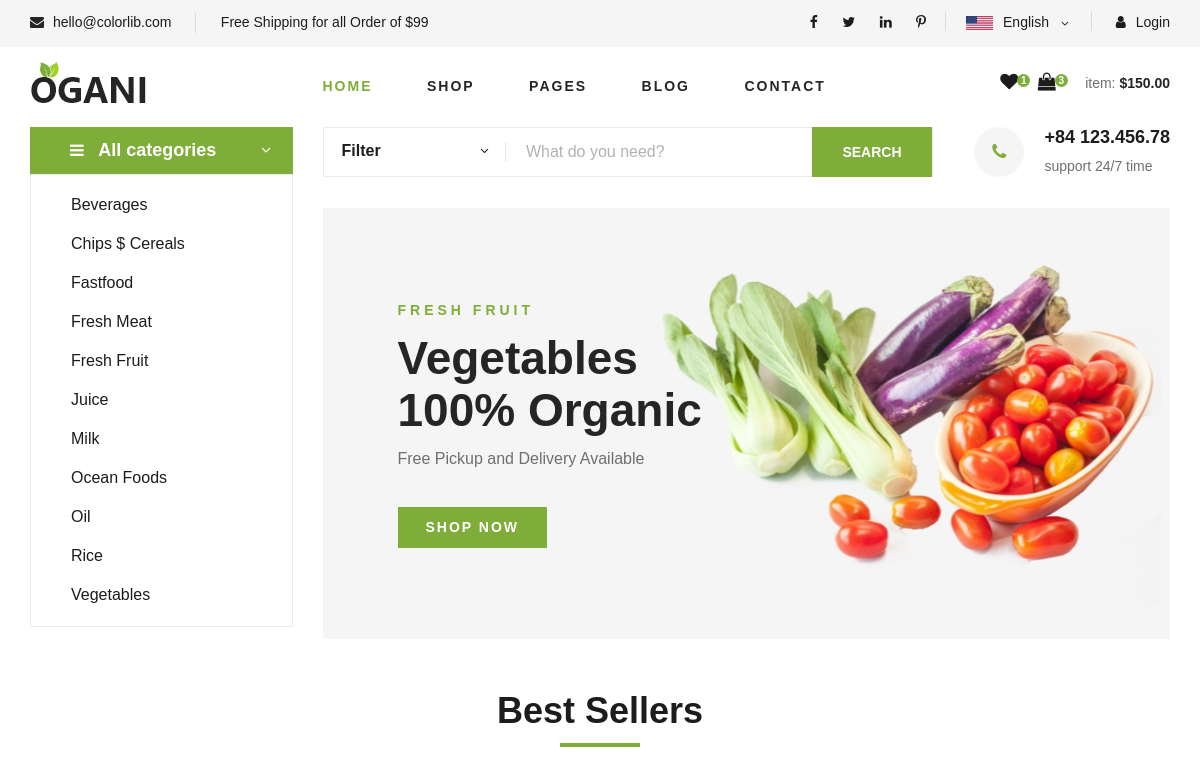
Before: / (upper part) with the older database file.
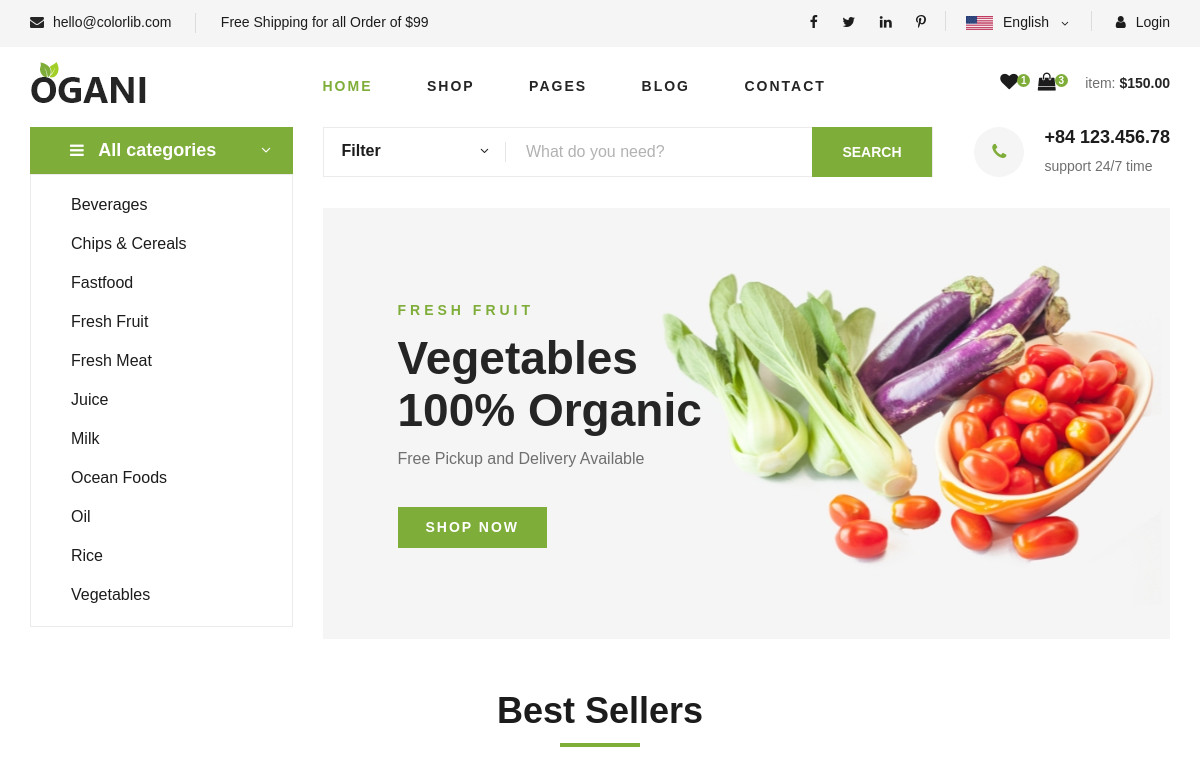
After: the same page with the newer database file.
### tables this page shows
CREATE TABLE `category` (
  `id_category` varchar(100) NOT NULL,
  `name_category` varchar(100) NOT NULL DEFAULT 'Default name'
);

### mvc/core/Controller.php (called while the page is built, shortened)
<?php
class Controller{
    final public function view($view, $data = []){
        require_once "./mvc/views/".$view.".php";
    }
}
?>

### mvc/controllers/Home.php (called while the page is built)
<?php
class Home extends Controller{
    public function action(){
        $category_list = $this->model("Category");
        $latest_item_list = $this->model("Item");
        $this->view("Master1", array(
            "page"=>"home",
            "category_list"=>$category_list->get_all_categories(),
            "latest_item_list"=>$latest_item_list->get_latest_items()
        ));
    }
}
?>

### mvc/core/App.php (called while the page is built, shortened)
<?php
class App{
    protected $action = "Action";
    final public function __construct(){
        $arr = $this->url_process();
        $this->controller = new $this->controller;
        $this->params = $arr?array_values($arr):[];
        call_user_func_array([$this->controller, $this->action], $this->params);
    }
}
?>

### index.php (called while the page is built, shortened)
<?php
$app = new App();
?>

### mvc/core/Database.php (called while the page is built, shortened)
<?php
class Database{
    protected $servername = "localhost";
    protected $username = "root";
    protected $password = "";
    final public function __construct(){
        $this->conn = mysqli_connect($this->servername, $this->username, $this->password);
    }
}
?>

### mvc/models/Category.php (called while the page is built)
<?php
class Category extends Database{
    public function get_all_categories(){
        $sql = "SELECT * FROM category";
        $array_result = array();
        $sql_result = mysqli_query($this->conn, $sql);
        if($sql_result){
            while($row = mysqli_fetch_assoc($sql_result)){
                $array_result[] = $row;
            }
        }
        return json_encode($array_result);
    }
}
?>

### mvc/views/Master1.php (the view, shortened to what this page needs)
<!DOCTYPE html>
<html lang="zxx">
    <head>
        <link rel="stylesheet" href="/tmdt_201/public/css/google-font.css" type="text/css">
        <link rel="stylesheet" href="/tmdt_201/public/css/bootstrap.min.css" type="text/css">
        <link rel="stylesheet" href="/tmdt_201/public/css/font-awesome.min.css" type="text/css">
        <link rel="stylesheet" href="/tmdt_201/public/css/elegant-icons.css" type="text/css">
        <link rel="stylesheet" href="/tmdt_201/public/css/nice-select.css" type="text/css">
        <link rel="stylesheet" href="/tmdt_201/public/css/jquery-ui.min.css" type="text/css">
        <link rel="stylesheet" href="/tmdt_201/public/css/owl.carousel.min.css" type="text/css">
        <link rel="stylesheet" href="/tmdt_201/public/css/slicknav.min.css" type="text/css">
        <link rel="stylesheet" href="/tmdt_201/public/css/style.css" type="text/css">
    </head>
    <body>
        <header class="header">
            <div class="header__top">
                <div class="container">
                    <div class="row">
                        <div class="col-lg-6 col-md-6">
                            <div class="header__top__left">
                                <ul>
                                    <li><i class="fa fa-envelope"></i> hello@colorlib.com</li>
                                    <li>Free Shipping for all Order of $99</li>
                                </ul>
                            </div>
                        </div>
                        <div class="col-lg-6 col-md-6">
                            <div class="header__top__right">
                                <div class="header__top__right__social">
                                    <a href="#"><i class="fa fa-facebook"></i></a>
                                    <a href="#"><i class="fa fa-twitter"></i></a>
                                    <a href="#"><i class="fa fa-linkedin"></i></a>
                                    <a href="#"><i class="fa fa-pinterest-p"></i></a>
                                </div>
                                <div class="header__top__right__language">
                                    <img src="/tmdt_201/public/img/language.png" alt="">
                                    <div>English</div>
                                    <span class="arrow_carrot-down"></span>
                                </div>
                                <div class="header__top__right__auth">
                                    <a href="#"><i class="fa fa-user"></i> Login</a>
                                </div>
                            </div>
                        </div>
                    </div>
                </div>
            </div>
            <div class="container">
                <div class="row">
                    <div class="col-lg-3">
                        <div class="header__logo">
                            <a href="http://localhost/tmdt_201/home"><img src="/tmdt_201/public/img/logo.png" alt=""></a>
                        </div>
                    </div>
                    <div class="col-lg-6">
                        <nav class="header__menu">
                            <ul>
                                <li <?php if($data["page"] == "home"){ ?>class="active"<?php }?>><a href="http://localhost/tmdt_201/home">Home</a></li>
                                <li <?php if($data["page"] == "shop" || $data["page"] == "detail"){ ?>class="active"<?php }?>><a href="http://localhost/tmdt_201/shop">Shop</a></li>
                                <li><a href="#">Pages</a>
                                </li>
                                <li <?php if($data["page"] == "blog"){ ?>class="active"<?php }?>><a href="http://localhost/tmdt_201/blog">Blog</a></li>
                                <li <?php if($data["page"] == "contact"){ ?>class="active"<?php }?>><a href="http://localhost/tmdt_201/contact">Contact</a></li>
                            </ul>
                        </nav>
                    </div>
                    <div class="col-lg-3">
                        <div class="header__cart">
                            <ul>
                                <li><a href="#"><i class="fa fa-heart"></i> <span>1</span></a></li>
                                <li><a href="#"><i class="fa fa-shopping-bag"></i> <span>3</span></a></li>
                            </ul>
                            <div class="header__cart__price">item: <span>$150.00</span></div>
                        </div>
                    </div>
                </div>
            </div>
        </header>
        <section class="hero<?php echo $data["page"] == "home"?'':' hero-normal'; ?>">
            <div class="container">
                <div class="row">
                    <div class="col-lg-3">
                        <div class="hero__categories">
                            <div class="hero__categories__all">
                                <i class="fa fa-bars"></i>
                                <span>All categories</span>
                            </div>
                            <ul>
                                <?php $category_list = json_decode($data["category_list"]);
                                for($row = 0; $row < count($category_list); $row++){
                                ?>
                                <li><a href="http://localhost/tmdt_201/shop/category/<?php echo $category_list[$row]->id_category; ?>" class="language-option"><?php echo $category_list[$row]->name_category; ?></a></li>
                                <?php }?>
                            </ul>
                        </div>
                    </div>
                    <div class="col-lg-9">
                        <div class="hero__search">
                            <div class="hero__search__form">
                                <form action="#">
                                    <div class="hero__search__categories">
                                        Filter
                                        <span class="arrow_carrot-down"></span>
                                    </div>
                                    <input type="text" placeholder="What do you need?">
                                    <button type="submit" class="site-btn">SEARCH</button>
                                </form>
                            </div>
                            <div class="hero__search__phone">
                                <div class="hero__search__phone__icon">
                                    <i class="fa fa-phone"></i>
                                </div>
                                <div class="hero__search__phone__text">
                                    <h5>+84 123.456.78</h5>
                                    <span>support 24/7 time</span>
                                </div>
                            </div>
                        </div>
                        <?php if($data["page"] == "home"){?>
                        <div class="hero__item set-bg" data-setbg="/tmdt_201/public/img/hero/banner.jpg">
                            <div class="hero__text">
                                <span>FRESH FRUIT</span>
                                <h2>Vegetables <br />100% Organic</h2>
                                <p>Free Pickup and Delivery Available</p>
                                <a href="#" class="primary-btn">SHOP NOW</a>
                            </div>
                        </div>
                        <?php }?>
                    </div>
                </div>
            </div>
        </section>
        <?php
        require_once "./mvc/views/pages/".$data["page"].".php";
        ?>
    </body>
</html>

### mvc/views/pages/home.php (shortened to what this page needs)
<section class="categories">
    <div class="container">
        <div class="section-title">
            <h2>Best Sellers</h2>
        </div>
    </div>
</section>

### mvc/views/Master1.php (style rules this page uses)
.language-option { transition: 0.3s; }

Changed rows visible on the page:
removed category: name_category "Chips $ Cereals"
added category: name_category "Chips & Cereals"
